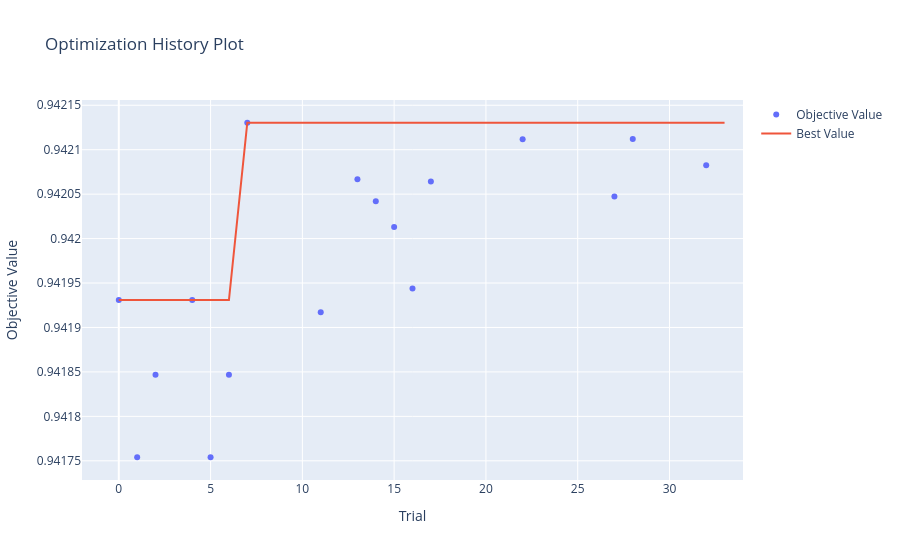

The notebook cell this image was saved under:
### Code cell
try:
    fig = optuna.visualization.plot_optimization_history(study)
    fig.show()
except NameError:
    print("Optuna wasn't run")

### Figure 1 — Plotly figure (JSON) as saved in the notebook; plotly's stock layout.template omitted (floating-point values rounded to 4 significant figures)
{"data": [{"mode": "markers", "name": "Objective Value", "type": "scatter", "x": [0, 1, 2, 4, 5, 6, 7, 11, 13, 14, 15, 16, 17, 22, 27, 28, 32], "y": [0.9419, 0.9418, 0.9418, 0.9419, 0.9418, 0.9418, 0.9421, 0.9419, 0.9421, 0.942, 0.942, 0.9419, 0.9421, 0.9421, 0.942, 0.9421, 0.9421]}, {"mode": "lines", "name": "Best Value", "type": "scatter", "x": [0, 1, 2, 3, 4, 5, 6, 7, 8, 9, 10, 11, 12, 13, 14, 15, 16, 17, 18, 19, 20, 21, 22, 23, 24, 25, 26, 27, 28, 29, 30, 31, 32, 33], "y": [0.9419, 0.9419, 0.9419, 0.9419, 0.9419, 0.9419, 0.9419, 0.9421, 0.9421, 0.9421, 0.9421, 0.9421, 0.9421, 0.9421, 0.9421, 0.9421, 0.9421, 0.9421, 0.9421, 0.9421, 0.9421, 0.9421, 0.9421, 0.9421, 0.9421, 0.9421, 0.9421, 0.9421, 0.9421, 0.9421, 0.9421, 0.9421, 0.9421, 0.9421]}, {"marker": {"color": "#cccccc"}, "mode": "markers", "name": "Infeasible Trial", "showlegend": false, "type": "scatter", "x": [], "y": []}], "layout": {"title": {"text": "Optimization History Plot"}, "xaxis": {"title": {"text": "Trial"}}, "yaxis": {"title": {"text": "Objective Value"}}}}
